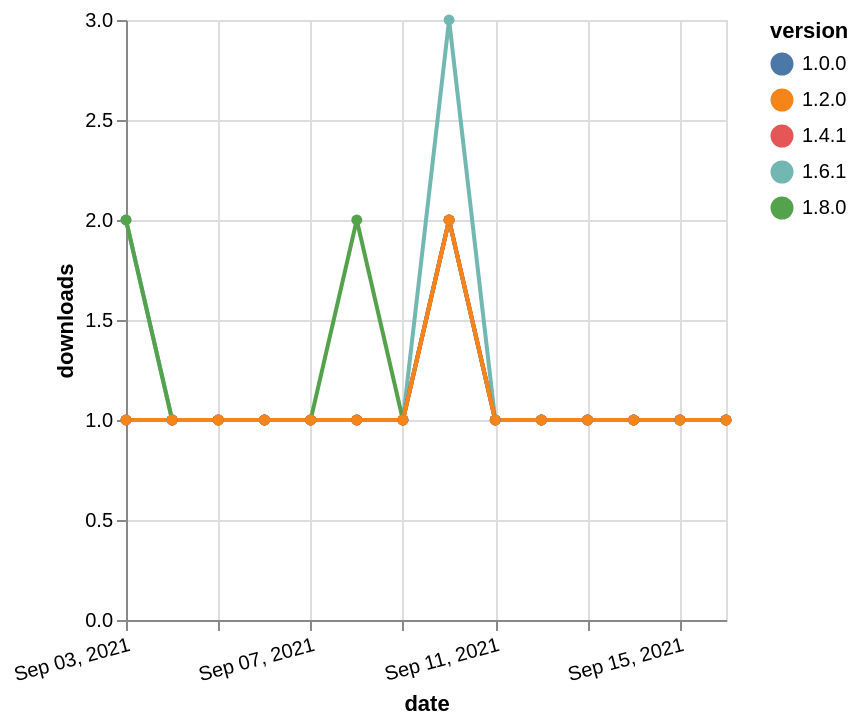

The specification (Vega-Lite) saved for this image:
### Vega-Lite specification from a JSON file in a GitHub repository (floating-point values rounded to 4 significant figures)
{"$schema": "https://vega.github.io/schema/vega-lite/v5.json", "description": "A simple bar chart with embedded data.", "data": {"values": [{"date": "2021-09-03", "total": 171, "delta": 2, "version": "1.6.1"}, {"date": "2021-09-04", "total": 172, "delta": 1, "version": "1.6.1"}, {"date": "2021-09-05", "total": 173, "delta": 1, "version": "1.6.1"}, {"date": "2021-09-06", "total": 174, "delta": 1, "version": "1.6.1"}, {"date": "2021-09-07", "total": 175, "delta": 1, "version": "1.6.1"}, {"date": "2021-09-08", "total": 176, "delta": 1, "version": "1.6.1"}, {"date": "2021-09-09", "total": 177, "delta": 1, "version": "1.6.1"}, {"date": "2021-09-10", "total": 180, "delta": 3, "version": "1.6.1"}, {"date": "2021-09-11", "total": 181, "delta": 1, "version": "1.6.1"}, {"date": "2021-09-12", "total": 182, "delta": 1, "version": "1.6.1"}, {"date": "2021-09-13", "total": 183, "delta": 1, "version": "1.6.1"}, {"date": "2021-09-14", "total": 184, "delta": 1, "version": "1.6.1"}, {"date": "2021-09-15", "total": 185, "delta": 1, "version": "1.6.1"}, {"date": "2021-09-16", "total": 186, "delta": 1, "version": "1.6.1"}, {"date": "2021-09-03", "total": 112, "delta": 2, "version": "1.8.0"}, {"date": "2021-09-04", "total": 113, "delta": 1, "version": "1.8.0"}, {"date": "2021-09-05", "total": 114, "delta": 1, "version": "1.8.0"}, {"date": "2021-09-06", "total": 115, "delta": 1, "version": "1.8.0"}, {"date": "2021-09-07", "total": 116, "delta": 1, "version": "1.8.0"}, {"date": "2021-09-08", "total": 118, "delta": 2, "version": "1.8.0"}, {"date": "2021-09-09", "total": 119, "delta": 1, "version": "1.8.0"}, {"date": "2021-09-10", "total": 121, "delta": 2, "version": "1.8.0"}, {"date": "2021-09-11", "total": 122, "delta": 1, "version": "1.8.0"}, {"date": "2021-09-12", "total": 123, "delta": 1, "version": "1.8.0"}, {"date": "2021-09-13", "total": 124, "delta": 1, "version": "1.8.0"}, {"date": "2021-09-14", "total": 125, "delta": 1, "version": "1.8.0"}, {"date": "2021-09-15", "total": 126, "delta": 1, "version": "1.8.0"}, {"date": "2021-09-16", "total": 127, "delta": 1, "version": "1.8.0"}, {"date": "2021-09-03", "total": 183, "delta": 1, "version": "1.0.0"}, {"date": "2021-09-04", "total": 184, "delta": 1, "version": "1.0.0"}, {"date": "2021-09-05", "total": 185, "delta": 1, "version": "1.0.0"}, {"date": "2021-09-06", "total": 186, "delta": 1, "version": "1.0.0"}, {"date": "2021-09-07", "total": 187, "delta": 1, "version": "1.0.0"}, {"date": "2021-09-08", "total": 188, "delta": 1, "version": "1.0.0"}, {"date": "2021-09-09", "total": 189, "delta": 1, "version": "1.0.0"}, {"date": "2021-09-10", "total": 191, "delta": 2, "version": "1.0.0"}, {"date": "2021-09-11", "total": 192, "delta": 1, "version": "1.0.0"}, {"date": "2021-09-12", "total": 193, "delta": 1, "version": "1.0.0"}, {"date": "2021-09-13", "total": 194, "delta": 1, "version": "1.0.0"}, {"date": "2021-09-14", "total": 195, "delta": 1, "version": "1.0.0"}, {"date": "2021-09-15", "total": 196, "delta": 1, "version": "1.0.0"}, {"date": "2021-09-16", "total": 197, "delta": 1, "version": "1.0.0"}, {"date": "2021-09-03", "total": 158, "delta": 1, "version": "1.4.1"}, {"date": "2021-09-04", "total": 159, "delta": 1, "version": "1.4.1"}, {"date": "2021-09-05", "total": 160, "delta": 1, "version": "1.4.1"}, {"date": "2021-09-06", "total": 161, "delta": 1, "version": "1.4.1"}, {"date": "2021-09-07", "total": 162, "delta": 1, "version": "1.4.1"}, {"date": "2021-09-08", "total": 163, "delta": 1, "version": "1.4.1"}, {"date": "2021-09-09", "total": 164, "delta": 1, "version": "1.4.1"}, {"date": "2021-09-10", "total": 166, "delta": 2, "version": "1.4.1"}, {"date": "2021-09-11", "total": 167, "delta": 1, "version": "1.4.1"}, {"date": "2021-09-12", "total": 168, "delta": 1, "version": "1.4.1"}, {"date": "2021-09-13", "total": 169, "delta": 1, "version": "1.4.1"}, {"date": "2021-09-14", "total": 170, "delta": 1, "version": "1.4.1"}, {"date": "2021-09-15", "total": 171, "delta": 1, "version": "1.4.1"}, {"date": "2021-09-16", "total": 172, "delta": 1, "version": "1.4.1"}, {"date": "2021-09-03", "total": 173, "delta": 1, "version": "1.2.0"}, {"date": "2021-09-04", "total": 174, "delta": 1, "version": "1.2.0"}, {"date": "2021-09-05", "total": 175, "delta": 1, "version": "1.2.0"}, {"date": "2021-09-06", "total": 176, "delta": 1, "version": "1.2.0"}, {"date": "2021-09-07", "total": 177, "delta": 1, "version": "1.2.0"}, {"date": "2021-09-08", "total": 178, "delta": 1, "version": "1.2.0"}, {"date": "2021-09-09", "total": 179, "delta": 1, "version": "1.2.0"}, {"date": "2021-09-10", "total": 181, "delta": 2, "version": "1.2.0"}, {"date": "2021-09-11", "total": 182, "delta": 1, "version": "1.2.0"}, {"date": "2021-09-12", "total": 183, "delta": 1, "version": "1.2.0"}, {"date": "2021-09-13", "total": 184, "delta": 1, "version": "1.2.0"}, {"date": "2021-09-14", "total": 185, "delta": 1, "version": "1.2.0"}, {"date": "2021-09-15", "total": 186, "delta": 1, "version": "1.2.0"}, {"date": "2021-09-16", "total": 187, "delta": 1, "version": "1.2.0"}]}, "width": "container", "mark": {"type": "line", "point": {"filled": true}}, "encoding": {"x": {"field": "date", "type": "temporal", "timeUnit": "yearmonthdate", "title": "date", "axis": {"labelAngle": -15}}, "y": {"field": "delta", "type": "quantitative", "title": "downloads"}, "color": {"field": "version", "type": "nominal"}, "tooltip": {"field": "delta"}}}
